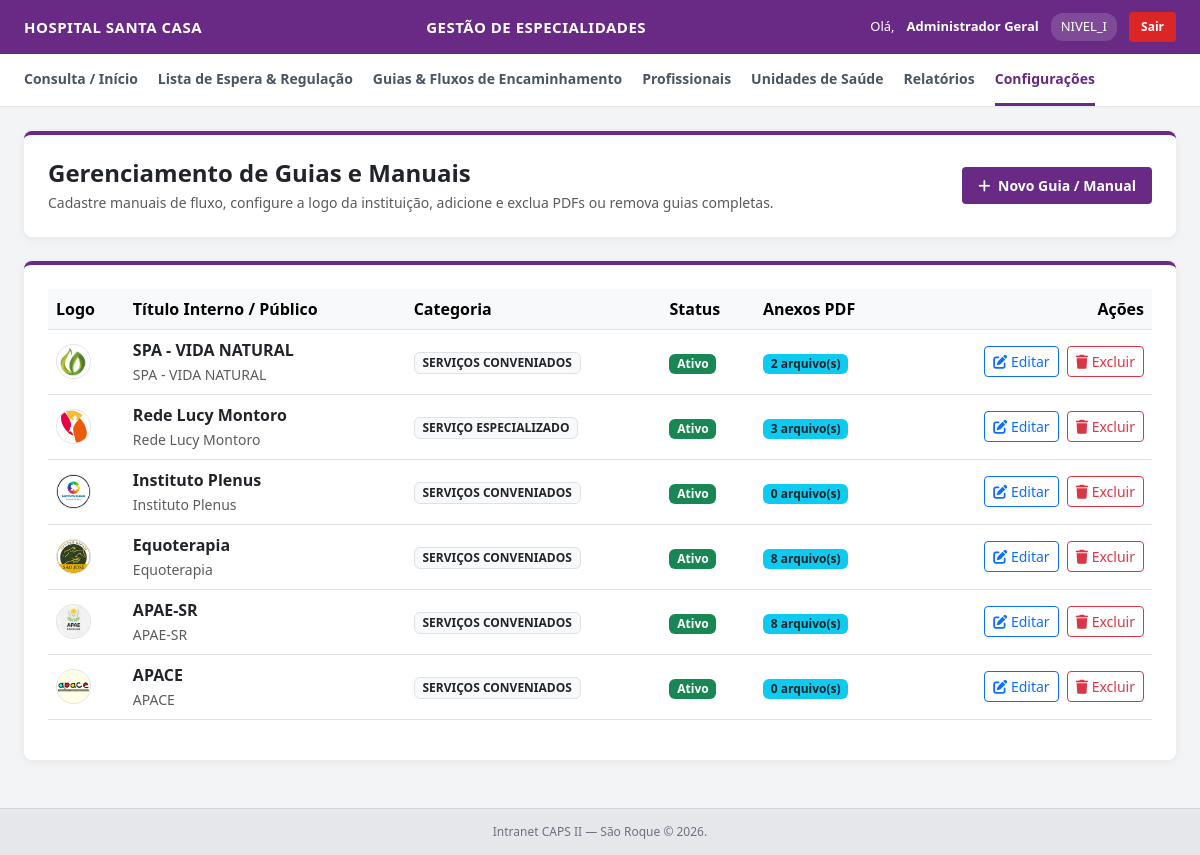
Page /admin/configuracoes/guias (signed in) on the committed database.
### tables this page shows
CREATE TABLE guias_fluxos (
            id INTEGER PRIMARY KEY AUTOINCREMENT,
            titulo_interno TEXT NOT NULL,
            titulo TEXT NOT NULL,
            categoria TEXT NOT NULL,
            logo_path TEXT,
            descricao_resumida TEXT,
            conteudo_orientacao TEXT,
            ativo INTEGER DEFAULT 1,
            created_at TIMESTAMP DEFAULT CURRENT_TIMESTAMP
        );

### app.py (the view)
@app.route('/admin/configuracoes/guias', methods=['GET'])
@login_required
@nivel_i_required
def admin_guias():
  conn = get_db_connection()
  cursor = conn.cursor()
  cursor.execute('SELECT * FROM guias_fluxos WHERE ativo = 1 ORDER BY id DESC')
  guias_raw = cursor.fetchall()
  guias = []
  for g in guias_raw:
    guia_dict = dict(g)
    cursor.execute('SELECT * FROM guias_anexos WHERE guia_id = ?', (g['id'],))
    guia_dict['anexos'] = [dict(a) for a in cursor.fetchall()]
    guias.append(guia_dict)
  conn.close()
  return render_template('admin_guias.html', guias=guias)

### app.py (called while the page is built)
def get_db_connection():
  conn = sqlite3.connect(DB_PATH)
  conn.row_factory = sqlite3.Row
  conn.execute('PRAGMA foreign_keys = ON;')
  return conn

def login_required(f):
  @wraps(f)
  def decorated_function(*args, **kwargs):
    if 'usuario_id' not in session:
      flash('Por favor, faça login para acessar o sistema.', 'warning')
      return redirect(url_for('login'))
    return f(*args, **kwargs)
  return decorated_function

def nivel_i_required(f):
  @wraps(f)
  def decorated_function(*args, **kwargs):
    if session.get('perfil') != 'NIVEL_I':
      flash(
          'Acesso restrito à gestão e administração do sistema (Nível I).',
          'danger',
      )
      return redirect(url_for('dashboard'))
    return f(*args, **kwargs)
  return decorated_function

### templates/admin_guias.html (shortened to what this page needs)
{% set perfil = session.get('perfil') %}
<!DOCTYPE html>
<html lang="pt-BR">
<head>
    <link href="https://cdn.jsdelivr.net/npm/bootstrap@5.3.0/dist/css/bootstrap.min.css" rel="stylesheet">
    <link rel="stylesheet" href="https://cdnjs.cloudflare.com/ajax/libs/font-awesome/6.0.0/css/all.min.css">
</head>
<body>
    <div class="topbar">
        <div class="title">{{ session.get('estabelecimento', 'CAPS II — São Roque') }}</div>
        <div class="center-title">Gestão de Especialidades</div>
        <div class="user-info">
            Olá, <strong>{{ session.nome }}</strong>
            {% if perfil %}
                <span>{{ perfil }}</span>
            {% endif %}
            <a href="/logout" class="btn-logout">Sair</a>
        </div>
    </div>
    <div class="navbar-custom">
        <a href="/dashboard">Consulta / Início</a>
        <a href="/lista-espera">Lista de Espera & Regulação</a>
        <a href="/guias-fluxo">Guias & Fluxos de Encaminhamento</a>
        {% if perfil == 'NIVEL_I' %}
            <a href="/admin/profissionais">Profissionais</a>
            <a href="/admin/estabelecimentos">Unidades de Saúde</a>
            <a href="/relatorios">Relatórios</a>
            <a href="/admin/configuracoes" class="active">Configurações</a>
        {% endif %}
    </div>
    <div class="container-custom">
        <div class="card-custom d-flex justify-content-between align-items-center">
            <div>
                <h4 class="fw-bold mb-1 text-dark">Gerenciamento de Guias e Manuais</h4>
                <p class="text-muted mb-0 small">Cadastre manuais de fluxo, configure a logo da instituição, adicione e exclua PDFs ou remova guias completas.</p>
            </div>
            <button class="btn btn-purple btn-sm px-3 py-2 fw-semibold" data-bs-toggle="modal" data-bs-target="#modalGuia" onclick="abrirModalNovo()">
                <i class="fas fa-plus me-1"></i> Novo Guia / Manual
            </button>
        </div>
        <div class="card-custom">
            <div class="table-responsive">
                <table class="table table-hover align-middle">
                    <thead class="table-light">
                        <tr>
                            <th>Logo</th>
                            <th>Título Interno / Público</th>
                            <th>Categoria</th>
                            <th>Status</th>
                            <th>Anexos PDF</th>
                            <th class="text-end">Ações</th>
                        </tr>
                    </thead>
                    <tbody>
                        {% if guias %}
                            {% for guia in guias %}
                            <tr>
                                <td>
                                    {% if guia.logo_path %}
                                        <img src="{{ url_for('static', filename=guia.logo_path) }}" alt="Logo" class="rounded-circle border" style="width: 35px; height: 35px; object-fit: cover;">
                                    {% else %}
                                        <span class="badge bg-secondary">Sem Logo</span>
                                    {% endif %}
                                </td>
                                <td>
                                    <strong>{{ guia.titulo_interno or guia.titulo }}</strong><br>
                                    <small class="text-muted">{{ guia.titulo }}</small>
                                </td>
                                <td><span class="badge bg-light text-dark border">{{ guia.categoria }}</span></td>
                                <td>
                                    {% if guia.ativo == 1 %}
                                        <span class="badge bg-success">Ativo</span>
                                    {% else %}
                                        <span class="badge bg-danger">Inativo</span>
                                    {% endif %}
                                </td>
                                <td>
                                    <span class="badge bg-info text-dark">{{ guia.anexos|length }} arquivo(s)</span>
                                </td>
                                <td class="text-end">
                                    <button class="btn btn-sm btn-outline-primary me-1" onclick='editarGuia({{ guia | tojson | safe }})'>
                                        <i class="fas fa-edit"></i> Editar
                                    </button>
                                    <button class="btn btn-sm btn-outline-danger" onclick="confirmarExclusaoGuia({{ guia.id }}, '{{ (guia.titulo_interno or guia.titulo) | escape }}')">
                                        <i class="fas fa-trash"></i> Excluir
                                    </button>
                                </td>
                            </tr>
                            {% endfor %}
                        {% else %}
                            <tr>
                                <td colspan="6" class="text-center text-muted py-4">Nenhum guia cadastrado.</td>
                            </tr>
                        {% endif %}
                    </tbody>
                </table>
            </div>
        </div>
    </div>
    <div class="footer">Intranet CAPS II — São Roque © 2026.</div>
</body>
</html>

### templates/admin_guias.html (style rules this page uses)
* { box-sizing: border-box; margin: 0; padding: 0; font-family: 'Segoe UI', Tahoma, Geneva, Verdana, sans-serif; }
body { background-color: #f3f4f6; min-height: 100vh; display: flex; flex-direction: column; color: #1f2937; }
.topbar { background-color: #692A85; color: white; padding: 12px 24px; display: flex; justify-content: space-between; align-items: center; box-shadow: 0 2px 4px rgba(0,0,0,0.1); }
.topbar .title { font-size: 15px; font-weight: 600; text-transform: uppercase; letter-spacing: 0.5px; white-space: nowrap; overflow: hidden; text-overflow: ellipsis; max-width: 280px; }
.topbar .center-title { font-size: 15px; font-weight: 600; text-transform: uppercase; letter-spacing: 0.5px; }
.topbar .user-info { font-size: 13px; display: flex; align-items: center; gap: 12px; }
.topbar .user-info span { background: rgba(255,255,255,0.15); padding: 4px 10px; border-radius: 12px; font-weight: 500; }
.btn-logout { background-color: #dc2626; color: white; text-decoration: none; padding: 6px 12px; border-radius: 4px; font-size: 12px; font-weight: 600; transition: background 0.2s; }
.navbar-custom { background: white; border-bottom: 1px solid #e5e7eb; padding: 0 24px; display: flex; gap: 20px; overflow-x: auto; white-space: nowrap; box-shadow: 0 1px 3px rgba(0,0,0,0.02); }
.navbar-custom a { text-decoration: none; color: #4b5563; font-size: 14px; font-weight: 600; padding: 14px 0; border-bottom: 3px solid transparent; transition: all 0.2s; display: inline-block; flex-shrink: 0; }
.navbar-custom a:hover, .navbar-custom a.active { color: #692A85; border-bottom-color: #692A85; }
.container-custom { flex: 1; padding: 24px; max-width: 1200px; margin: 0 auto; width: 100%; }
.card-custom { background: white; border-radius: 8px; box-shadow: 0 2px 8px rgba(0,0,0,0.06); padding: 24px; margin-bottom: 24px; border-top: 4px solid #692A85; }
.btn-purple { background-color: #692A85; color: white; border: none; }
.footer { text-align: center; padding: 14px 0; font-size: 12px; color: #6b7280; background-color: #e5e7eb; margin-top: auto; border-top: 1px solid #d1d5db; }

### rows in the picture
guias_fluxos: logo_path (picture), titulo_interno "SPA - VIDA NATURAL", titulo "SPA - VIDA NATURAL", categoria "SERVIÇOS CONVENIADOS", ativo "Ativo", anexos|length "2"
guias_fluxos: logo_path (picture), titulo_interno "Rede Lucy Montoro", titulo "Rede Lucy Montoro", categoria "SERVIÇO ESPECIALIZADO", ativo "Ativo", anexos|length "3"
guias_fluxos: logo_path (picture), titulo_interno "Instituto Plenus", titulo "Instituto Plenus", categoria "SERVIÇOS CONVENIADOS", ativo "Ativo", anexos|length "0"
guias_fluxos: logo_path (picture), titulo_interno "Equoterapia", titulo "Equoterapia", categoria "SERVIÇOS CONVENIADOS", ativo "Ativo", anexos|length "8"
guias_fluxos: logo_path (picture), titulo_interno "APAE-SR", titulo "APAE-SR", categoria "SERVIÇOS CONVENIADOS", ativo "Ativo", anexos|length "8"
guias_fluxos: logo_path (picture), titulo_interno "APACE", titulo "APACE", categoria "SERVIÇOS CONVENIADOS", ativo "Ativo", anexos|length "0"

### other values in the picture
{{ session.get('estabelecimento', 'CAPS II — São Roque') }} "HOSPITAL SANTA CASA"
{{ session.nome }} "Administrador Geral"
{{ perfil }} "NIVEL_I"
